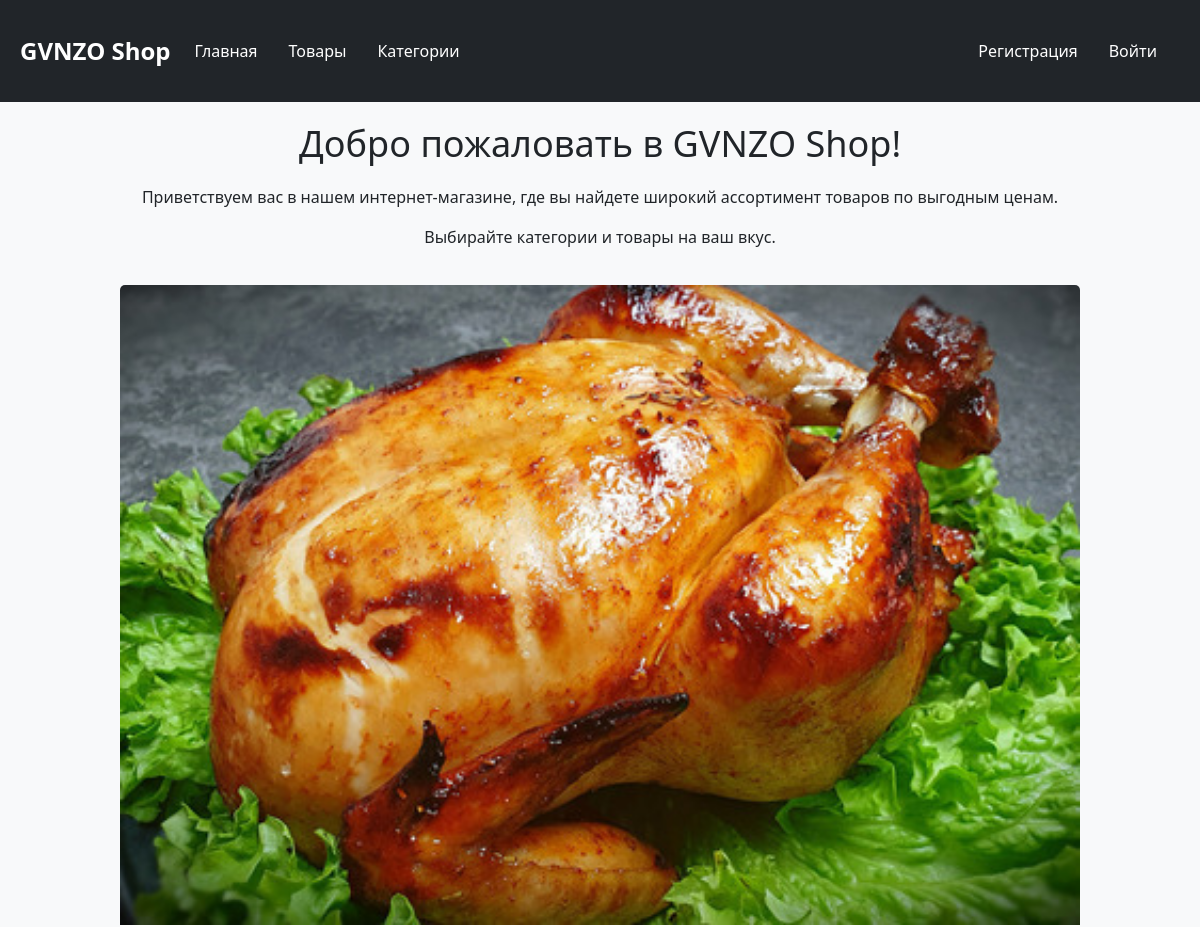
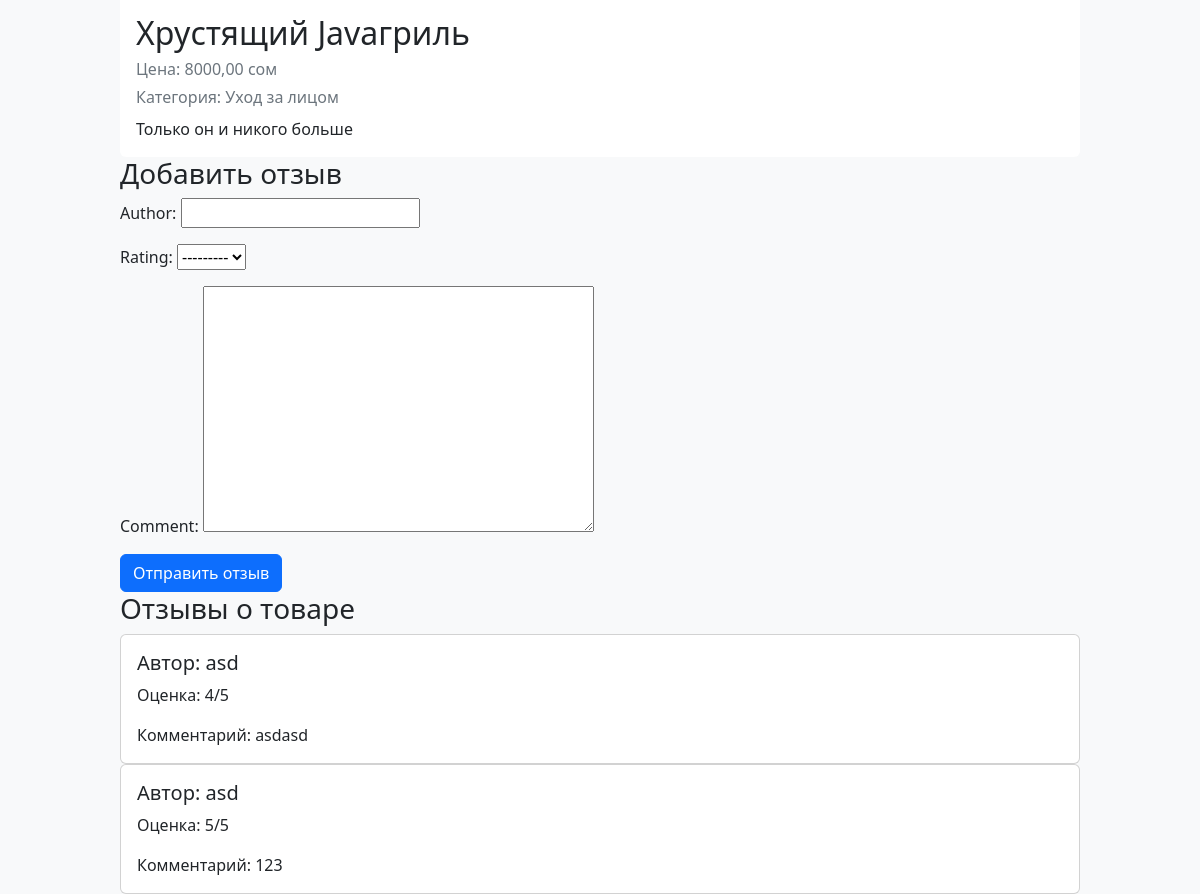
Screenshot of /product/2/ with the database file from the repository (2 pictures, top to bottom).
### Product/models.py (models this page shows)
class Product(models.Model):
    image = models.ImageField(upload_to='product_images', blank=True, null=True)
    title = models.CharField(max_length=128)
    description = models.TextField()
    rate = models.FloatField(default=0)
    created_date = models.DateTimeField(auto_now_add=True)
    modified_date = models.DateTimeField(auto_now=True)
    price = models.DecimalField(max_digits=10, decimal_places=2)
    category = models.ForeignKey(Category, on_delete=models.CASCADE,blank=True, null=True)

class Category(models.Model):
    image = models.ImageField(upload_to='category_images', blank=True, null=True)
    name = models.CharField(max_length=100)

class Review(models.Model):
    author = models.CharField(max_length=100)
    rating = models.PositiveIntegerField(choices=[(1, '1'), (2, '2'), (3, '3'), (4, '4'), (5, '5')])
    comment = models.TextField()
    product = models.ForeignKey(Product, related_name='reviews', on_delete=models.CASCADE)
    created_at = models.DateTimeField(auto_now_add=True)

### Product/views.py (the view)
# urls.py: path('product/<int:id>/', product_views.product_detail_view,name='product_detail_view'),
def product_detail_view(request, id):
    product = get_object_or_404(Product, id=id)
    if request.method == 'POST':
        form = ReviewForm(request.POST)
        if form.is_valid():
            review = form.save(commit=False)
            review.product = product
            review.save()
            return HttpResponseRedirect(f'/product/{id}/')
    else:
        form = ReviewForm()
    context_data = {
        "product": product,
        "form": form
    }
    return render(request, 'products/detail.html', context=context_data)

### Product/forms.py
class ReviewForm(forms.ModelForm):
    class Meta:
        model = Review
        fields = ['author', 'rating', 'comment']

### templates/products/detail.html (shortened to what this page needs)
{% extends "layouts/index.html" %}
{% block content %}
<div class="product-details" style="width: 80%; margin: 0 auto;">
  <div class="card" style="border: none;">
    <img src="/media/{{ product.image }}" class="card-img-top" alt="{{ product.title }}" style="max-width: 100%; height: auto;">
    <div class="card-body">
      <h2 class="card-title">{{ product.title }}</h2>
      <p class="card-subtitle mb-2 text-muted">Цена: {{ product.price }} сом</p>
      <p class="card-subtitle mb-2 text-muted">Категория: {{ product.category.name }}</p>
      <p class="card-text">{{ product.description }}</p>
    </div>
  </div>
</div>
<div class="reviews" style="width: 80%; margin: 0 auto;">
  <h3>Добавить отзыв</h3>
  <form method="post">
    {{ form.as_p }}
    <button type="submit" class="btn btn-primary">Отправить отзыв</button>
  </form>
</div>
<div class="reviews" style="width: 80%; margin: 0 auto;">
  <h3>Отзывы о товаре</h3>
  {% for review in product.reviews.all %}
  <div class="card">
    <div class="card-body">
      <h5 class="card-title">Автор: {{ review.author }}</h5>
      <p class="card-text">Оценка: {{ review.rating }}/5</p>
      <p class="card-text">Комментарий: {{ review.comment }}</p>
    </div>
  </div>
  {% endfor %}
</div>
{% endblock %}

### templates/layouts/index.html (style rules this page uses)
body { background-color: #f8f9fa; }

### rows the page displays
Product: image (picture), title "Хрустящий Javaгриль", price "8000,00", category.name "Уход за лицом", description "Только он и никого больше"
Review: author "asd", rating "4", comment "asdasd"
Review: author "asd", rating "5", comment "123"
